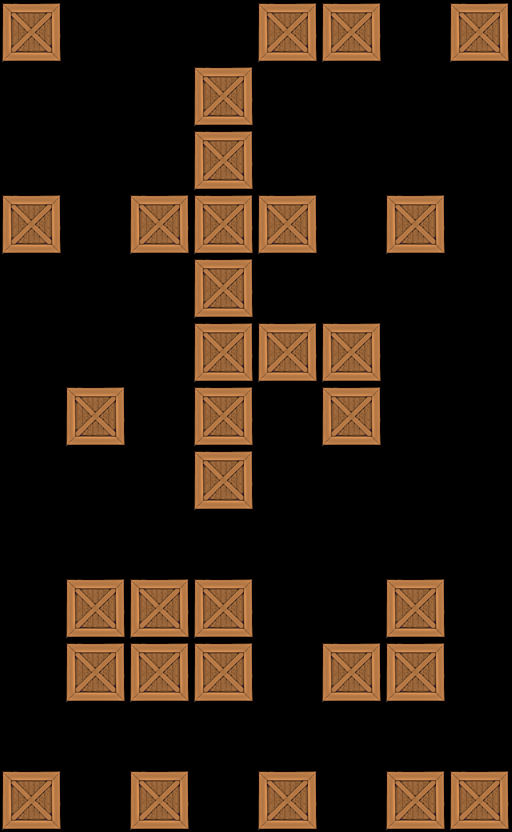

A level layout from a 2D game, rendered from its tile map. Below: a short description, then the map file with tile-grid data replaced by summaries:
An orthogonal 8x13 tile map with 64x64 px tiles, 1 tile layer (Tile Layer 1).

<map version="1.0" orientation="orthogonal" width="8" height="13" tilewidth="64" tileheight="64">
 <tileset firstgid="1" name="crate" tilewidth="64" tileheight="64">
  <image source="../../crate4.png" width="64" height="64" />
 </tileset>
 <layer name="Tile Layer 1" width="8" height="13">
  <data>[104 cells, 33 non-empty, 1 distinct tile ids]</data>
 </layer>
</map>
